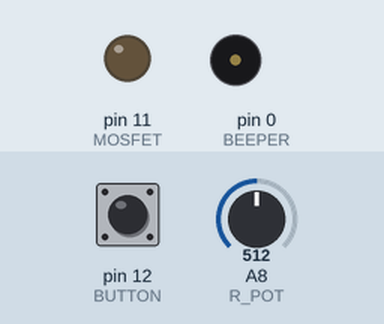
Recording of a sketch running on a simulated Arduino Mega 2560, built with avr-gcc and run on an emulated ATmega2560. On the bench: output pins drawn as LEDs (lit = HIGH), buzzer (waves = sounding, pin HIGH). The inputs (shaded band) are chosen by the test bench; at power-on: pin 12 (BUTTON) LOW, A8 (R_POT) = 512.

Above: at 1.2 s.
1.3 s: pin 12 (BUTTON) pulled HIGH for 0.15 s
2.9 s: A8 (R_POT) set to 1004
4.4 s: A8 (R_POT) set to 1020
At 4.7 s:
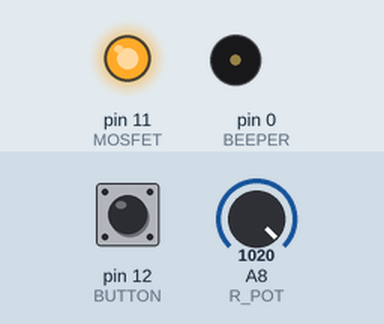
5.9 s: pin 12 (BUTTON) pulled HIGH for 1 s
At 6.3 s:
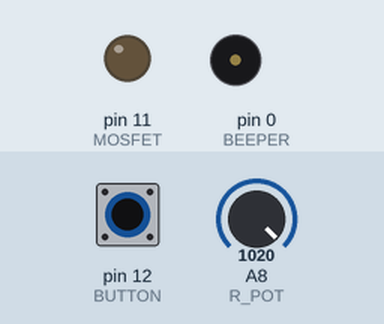
8.4 s: pin 12 (BUTTON) pulled HIGH for 3.2 s
At 11.7 s:
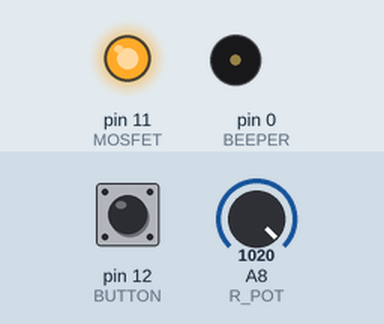
13.1 s: A8 (R_POT) set to 900
At 13.9 s:
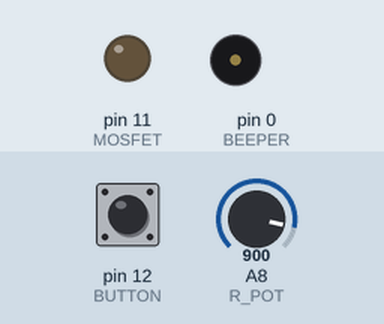
Timing chart, 0 to 15.6 s (numbered marks = the images above; inputs shaded):
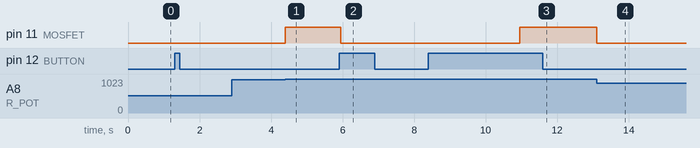

Measured:
- the behaviour switches between 1019 and 1020 on A8 (R_POT) (found by bisection; images 0 and 1)
- after the input at 2.9 s, every drawn part: stays the same
- after the input at 4.4 s, pin 11 (MOSFET): LOW → HIGH at once
- after the input at 5.9 s, pin 11 (MOSFET): HIGH → LOW after 0.05 s
- after the input at 8.4 s, pin 11 (MOSFET): LOW → HIGH after 2.6 s
- after the input at 13.1 s, pin 11 (MOSFET): HIGH → LOW at once

The sketch:

BacklightController.ino
```cpp
#define BEEPER		0	//PIN_PA0
#define BEEP_DUR	5	//ms
#define MOSFET		11	//PIN_PB3
#define BUTTON		12	//PIN_PB4
#define R_POT		  A8	//PIN_PB5

enum states{
	off,
	on,
	turn_off,
	turn_on
};

uint32_t t0 = 0;
uint32_t t1 = 0;
//uint32_t t2 = 0;

uint16_t ADC_Res;
uint8_t Exp_Res;
uint8_t state = off;
bool flag = false;

void beep() {
	digitalWrite(BEEPER, HIGH);
	delay(BEEP_DUR);
	digitalWrite(BEEPER, LOW);
}

void PWM_setup() {
	// Частота шим ~ 2 кГц
    //f_PWM = (f_PLL / (OCR1C + 1)) / div
    //f_PWM = (64 МГц / (255 + 1)) / 128 = 1.953 кГц
	TCCR1B = 0b1000;        // Предделитель = 128 0b0111
    OCR1A = OCR1B = 0x00;   // Сброс заполнения ШИМ
    OCR1C = 0xFF;           // Разрешение ШИМ 8 бит
}

void BTN_Handler() {
    bool btnState = digitalRead(BUTTON);
    if (btnState && !flag) {  // обработчик нажатия, включаем/выключаем ленту
        flag = true;
        switch(state) {
            case on: state = turn_off; break;
            case off: state = turn_on; break;
            case turn_off: state = turn_on; break;
            case turn_on: state = turn_off; break;
        }
        beep();
    }
    if (!btnState && flag) {  // обработчик отпускания
        flag = false;
    }
}

void setup() {
    pinMode(BEEPER, OUTPUT);
    pinMode(MOSFET, OUTPUT);
    pinMode(BUTTON, INPUT);
    pinMode(R_POT, INPUT);
    PWM_setup();
}

void loop() {
    //основной цикл режимов
	if(millis() - t0 > 10) {
		t0 = millis();

		switch(state) {
			case on: {
				ADC_Res = analogRead(R_POT) >> 2;
				Exp_Res = (sq(ADC_Res) >> 8) + 1;
				analogWrite(MOSFET, Exp_Res);
			} break;
			case off: break;
			case turn_off: {
                if(ADC_Res == 0) state = off;
                else ADC_Res--;
				Exp_Res = (sq(ADC_Res) >> 8);
				analogWrite(MOSFET, Exp_Res);
			} break;
			case turn_on: {
				ADC_Res++;
				Exp_Res = (sq(ADC_Res) >> 8);
				analogWrite(MOSFET, Exp_Res);
				if(ADC_Res >= analogRead(R_POT) >> 2) state = on;
			} break;
		}
	}

    //цикл обработки кнопки
    if(millis() - t1 > 50) {
        t1 = millis();
        BTN_Handler();
    }

}
```
